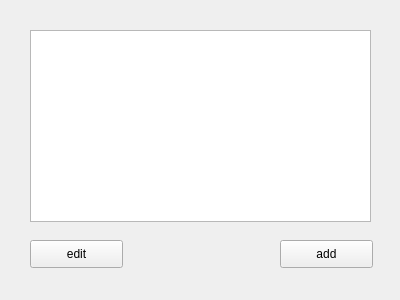
<?xml version="1.0" encoding="UTF-8"?>
<ui version="4.0">
 <class>Form</class>
 <widget class="QWidget" name="Form">
  <property name="geometry">
   <rect>
    <x>0</x>
    <y>0</y>
    <width>400</width>
    <height>300</height>
   </rect>
  </property>
  <property name="windowTitle">
   <string>Form</string>
  </property>
  <widget class="QTableWidget" name="tableWidget">
   <property name="geometry">
    <rect>
     <x>30</x>
     <y>30</y>
     <width>341</width>
     <height>192</height>
    </rect>
   </property>
  </widget>
  <widget class="QPushButton" name="add">
   <property name="geometry">
    <rect>
     <x>280</x>
     <y>240</y>
     <width>93</width>
     <height>28</height>
    </rect>
   </property>
   <property name="text">
    <string>add</string>
   </property>
  </widget>
  <widget class="QPushButton" name="edit">
   <property name="geometry">
    <rect>
     <x>30</x>
     <y>240</y>
     <width>93</width>
     <height>28</height>
    </rect>
   </property>
   <property name="text">
    <string>edit</string>
   </property>
  </widget>
 </widget>
 <resources/>
 <connections/>
</ui>
